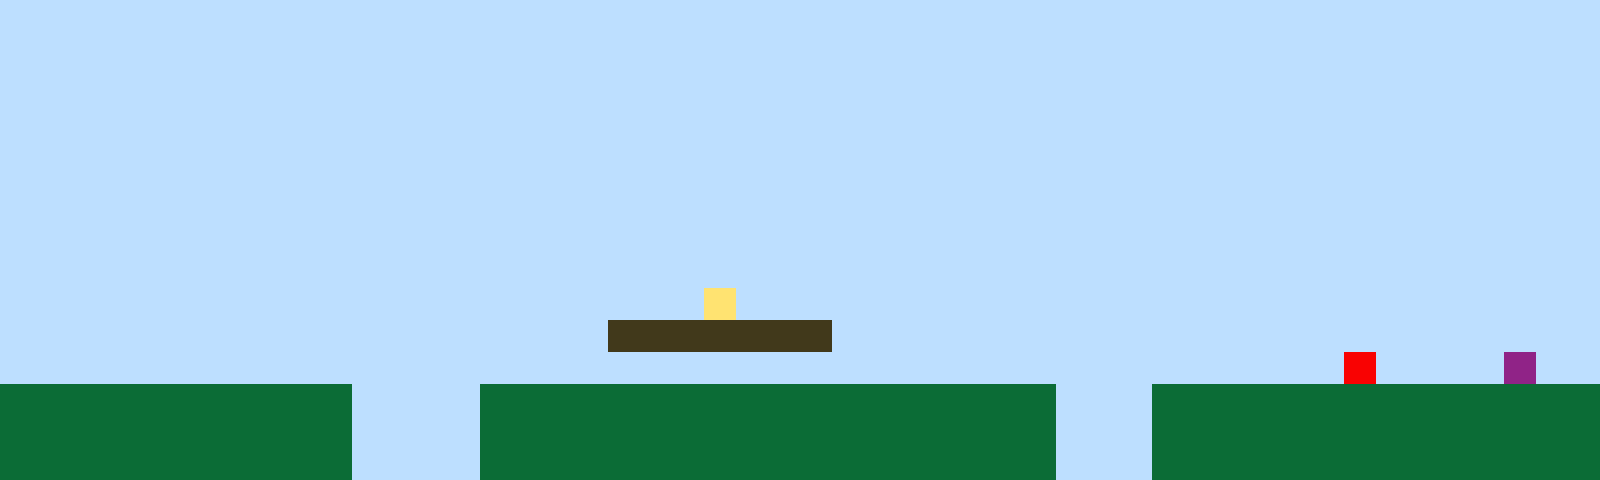

Tiled map render using the project's own tile images. Description and the whole map definition, tile-layer contents included, below:
An orthogonal 50x15 tile map with 32x32 px tiles, 1 tile layer (Tile Layer 1).

<map version="1.10" tiledversion="1.11.2" orientation="orthogonal" renderorder="right-up" width="50" height="15" tilewidth="32" tileheight="32" infinite="0" nextlayerid="2" nextobjectid="1"><editorsettings><export target="map1.csv" format="csv" /></editorsettings><tileset firstgid="1" name="sprites" tilewidth="32" tileheight="32" tilecount="6" columns="3"><image source="sprites.png" width="96" height="64" /></tileset><layer id="1" name="Tile Layer 1" width="50" height="15"><data encoding="csv">1,1,1,1,1,1,1,1,1,1,1,1,1,1,1,1,1,1,1,1,1,1,1,1,1,1,1,1,1,1,1,1,1,1,1,1,1,1,1,1,1,1,1,1,1,1,1,1,1,1,1,1,1,1,1,1,1,1,1,1,1,1,1,1,1,1,1,1,1,1,1,1,1,1,1,1,1,1,1,1,1,1,1,1,1,1,1,1,1,1,1,1,1,1,1,1,1,1,1,1,1,1,1,1,1,1,1,1,1,1,1,1,1,1,1,1,1,1,1,1,1,1,1,1,1,1,1,1,1,1,1,1,1,1,1,1,1,1,1,1,1,1,1,1,1,1,1,1,1,1,1,1,1,1,1,1,1,1,1,1,1,1,1,1,1,1,1,1,1,1,1,1,1,1,1,1,1,1,1,1,1,1,1,1,1,1,1,1,1,1,1,1,1,1,1,1,1,1,1,1,1,1,1,1,1,1,1,1,1,1,1,1,1,1,1,1,1,1,1,1,1,1,1,1,1,1,1,1,1,1,1,1,1,1,1,1,1,1,1,1,1,1,1,1,1,1,1,1,1,1,1,1,1,1,1,1,1,1,1,1,1,1,1,1,1,1,1,1,1,1,1,1,1,1,1,1,1,1,1,1,1,1,1,1,1,1,1,1,1,1,1,1,1,1,1,1,1,1,1,1,1,1,1,1,1,1,1,1,1,1,1,1,1,1,1,1,1,1,1,1,1,1,1,1,1,1,1,1,1,1,1,1,1,1,1,1,1,1,1,1,1,1,1,1,1,1,1,1,1,1,1,1,1,1,1,1,1,1,1,1,1,1,1,1,1,1,1,1,1,1,1,1,1,1,1,1,1,1,1,1,1,1,1,1,1,1,1,1,1,1,1,1,1,1,1,1,1,1,1,1,1,1,1,1,1,1,1,1,1,1,1,1,1,1,1,1,1,1,1,1,1,1,1,1,1,1,1,1,1,1,1,1,1,1,1,1,1,1,1,1,1,1,1,1,1,1,1,1,1,1,1,1,1,1,1,1,1,1,1,1,1,1,1,1,1,1,1,1,1,1,1,1,4,1,1,1,1,1,1,1,1,1,1,1,1,1,1,1,1,1,1,1,1,1,1,1,1,1,1,1,1,1,1,1,1,1,1,1,1,1,1,1,1,1,1,1,1,1,1,3,3,3,3,3,3,3,1,1,1,1,1,1,1,1,1,1,1,1,1,1,1,1,1,1,1,1,1,1,1,1,1,1,1,1,1,1,1,1,1,1,1,1,1,1,1,1,1,1,1,1,1,1,1,1,1,1,1,1,1,1,1,1,1,1,1,1,1,1,1,1,1,1,5,1,1,1,1,6,1,1,2,2,2,2,2,2,2,2,2,2,2,1,1,1,1,2,2,2,2,2,2,2,2,2,2,2,2,2,2,2,2,2,2,1,1,1,2,2,2,2,2,2,2,2,2,2,2,2,2,2,2,2,2,2,2,2,2,2,2,2,2,1,1,1,1,2,2,2,2,2,2,2,2,2,2,2,2,2,2,2,2,2,2,1,1,1,2,2,2,2,2,2,2,2,2,2,2,2,2,2,2,2,2,2,2,2,2,2,2,2,2,1,1,1,1,2,2,2,2,2,2,2,2,2,2,2,2,2,2,2,2,2,2,1,1,1,2,2,2,2,2,2,2,2,2,2,2,2,2,2</data></layer></map>
